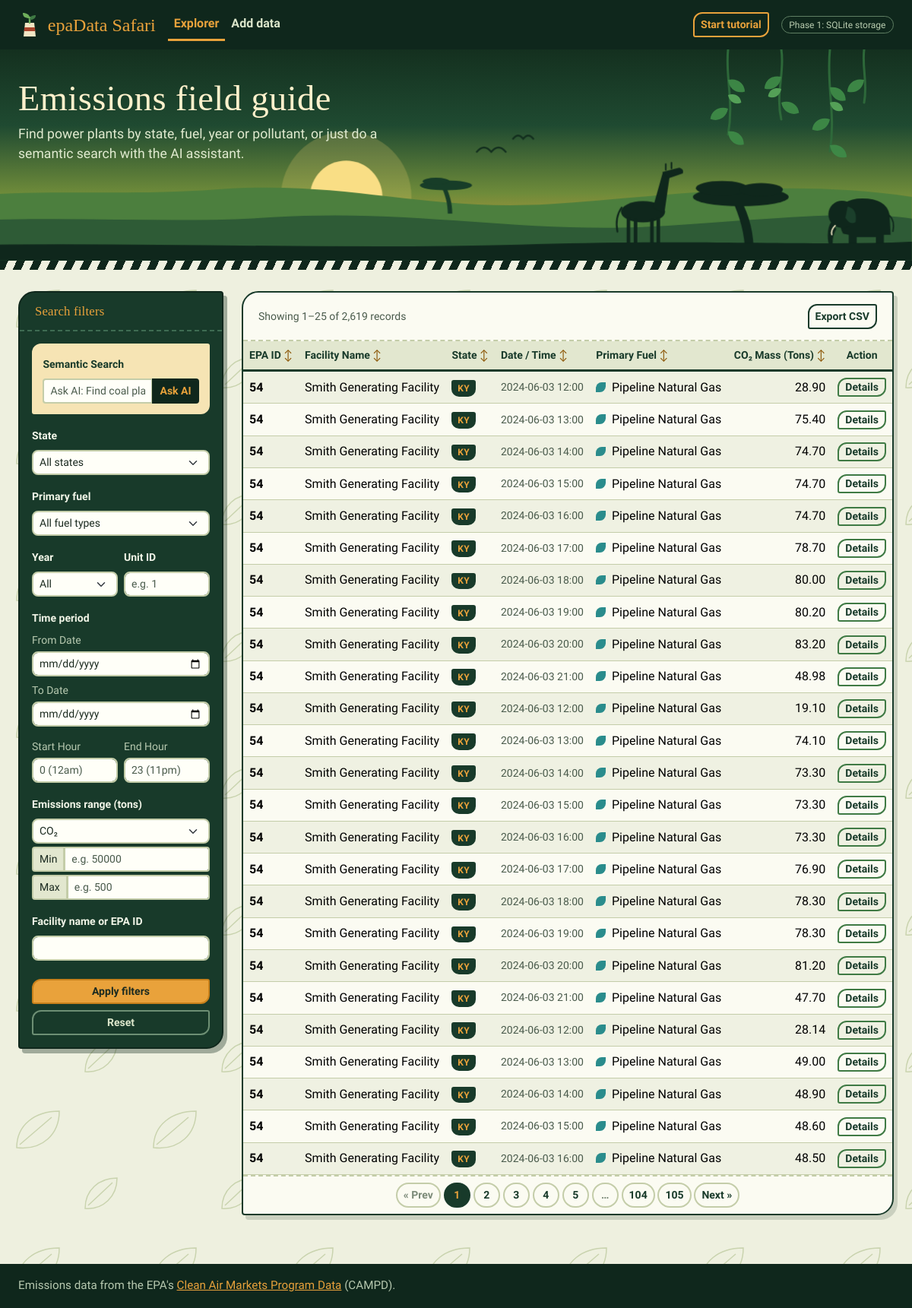
The page / on the database its author committed.
### models.py (models this page shows)
class FacilityRecord(db.Model):
    __tablename__ = 'facility_records'
    id = db.Column(db.Integer, primary_key=True)
    dataset_id = db.Column(db.Integer, db.ForeignKey('uploaded_datasets.id'), nullable=True)
    facility_id = db.Column(db.String(50), nullable=False)
    facility_name = db.Column(db.String(255))
    state = db.Column(db.String(10))
    unit_id = db.Column(db.String(50))
    primary_fuel = db.Column(db.String(100))
    co2_mass = db.Column(db.Float, default=0.0)
    so2_mass = db.Column(db.Float, default=0.0)
    nox_mass = db.Column(db.Float, default=0.0)
    heat_input = db.Column(db.Float, default=0.0)
    record_date = db.Column(db.String(20))
    record_hour = db.Column(db.Integer, nullable=True)

### app.py (the view)
@app.route("/")
def index():
    args = request.args
    query = apply_filters(FacilityRecord.query, args)
    sort = args.get("sort", "")
    sort_dir = "desc" if args.get("dir") == "desc" else "asc"
    if sort in SORT_COLUMNS:
        col = SORT_COLUMNS[sort]
        query = query.order_by(col.desc() if sort_dir == "desc" else col.asc(), FacilityRecord.id)
    else:
        sort = ""
        query = query.order_by(FacilityRecord.id)
    page = args.get("page", 1, type=int)
    pagination = query.paginate(page=page, per_page=PER_PAGE, error_out=False)
    years = sorted(
        {y for (y,) in db.session.query(db.func.substr(FacilityRecord.record_date, 1, 4)).distinct()
         if y and y.isdigit()},
        reverse=True,
    )
    return render_template(
        "search.html",
        facilities=build_facility_rows(pagination.items),
        pagination=pagination,
        sort=sort,
        sort_dir=sort_dir,
        years=years,
        filters=args.to_dict(),
        semantic_prompt=args.get("ai_prompt", ""),
    )

### templates/search.html (shortened to what this page needs)
{% extends "base.html" %}
{% set active = 'home' %}
{% set hero_size = 'tall' %}
{% set hero_title = 'Emissions field guide' %}
{% set hero_sub = 'Find power plants by state, fuel, year or pollutant, or just do a semantic search with the AI assistant.' %}
{% block content %}
{% macro sort_th(label, key, extra_class='') %}
    {% if sort != key %}
        {% set next_url = url_with(sort=key, dir='asc', page=None) %}
        {% set icon = '↕' %}
    {% elif sort_dir == 'asc' %}
        {% set next_url = url_with(sort=key, dir='desc', page=None) %}
        {% set icon = '↑' %}
    {% else %}
        {% set next_url = url_with(sort=None, dir=None, page=None) %}
        {% set icon = '↓' %}
    {% endif %}
    <th scope="col" class="small {{ extra_class }}">
        <a href="{{ next_url }}" class="text-decoration-none text-reset">{{ label }} <span class="sort-icon">{{ icon }}</span></a>
    </th>
{% endmacro %}
<div class="row g-4">
    <div class="col-lg-3">
        <div class="card ranger-panel">
            <div class="card-header">
                <h5 class="card-title mb-0">Search filters</h5>
            </div>
            <div class="card-body">
                <form action="/" method="GET">
                    <div class="mb-3 ask-box"
                        data-bs-toggle="tooltip"
                        title="Type a natural question and let AI extract your query filters."
                        data-intro="AI Search: Type a sentence like 'Find coal plants in Texas over 50k tons' to search using natural language."
                        data-step="1">
                        <label class="form-label small fw-bold">Semantic Search</label>
                        <div class="input-group input-group-sm">
                            <input type="text" name="prompt" class="form-control" placeholder="Ask AI: Find coal plants in KY..." value="{{ semantic_prompt or '' }}">
                            <button type="submit" formaction="/semantic_search" class="btn btn-dark">Ask AI</button>
                        </div>
                    </div>
                    <div class="mb-3">
                        <label for="state" class="form-label small fw-bold">State</label>
                        <select id="state" name="state" class="form-select form-select-sm"
                            data-bs-toggle="tooltip"
                            title="Filter the database to only show power plants in a specific state."
                            data-intro="You can filter the massive EPA dataset by state to find local emissions."
                            data-step="2">
                            <option value="">All states</option>
                        </select>
                    </div>
                    <div class="mb-3">
                        <label for="fuel" class="form-label small fw-bold">Primary fuel</label>
                        <select id="fuel" name="fuel" class="form-select form-select-sm"
                            data-bs-toggle="tooltip"
                            title="Find plants based on what they burn for power."
                            data-intro="You can also narrow down results by the type of fuel the facility uses, like Coal or Natural Gas."
                            data-step="3">
                            <option value="">All fuel types</option>
                        </select>
                    </div>
                    <div class="row g-2 mb-3"
                        data-bs-toggle="tooltip"
                        title="Filter by reporting year, or search for a specific generating unit."
                        data-intro="Reporting Year & Unit: Limit results to one year (e.g. 2024) or search for a specific boiler/turbine unit ID."
                        data-step="4">
                        <div class="col-6">
                            <label for="year" class="form-label small fw-bold">Year</label>
                            <select id="year" name="year" class="form-select form-select-sm">
                                <option value="">All</option>
                            </select>
                        </div>
                        <div class="col-6">
                            <label for="unit_id" class="form-label small fw-bold">Unit ID</label>
                            <input type="text" id="unit_id" name="unit_id" class="form-control form-control-sm mono-num" placeholder="e.g. 1" value="{{ filters.unit_id or '' }}">
                        </div>
                    </div>
                    <div class="mb-3"
                        data-bs-toggle="tooltip"
                        title="Pick a date range and specific hours (0-23) to filter emissions."
                        data-intro="Time Period & Hour: Select a calendar date range and specific operating hours (0:00 to 23:00) to isolate emissions."
                        data-step="5">
                        <label class="form-label small fw-bold">Time period</label>
                        <div class="mb-2">
                            <span class="text-muted small d-block mb-1">From Date</span>
                            <input type="date" id="start_date" name="start_date" class="form-control form-control-sm" value="{{ filters.start_date or '' }}">
                        </div>
                        <div class="mb-2">
                            <span class="text-muted small d-block mb-1">To Date</span>
                            <input type="date" id="end_date" name="end_date" class="form-control form-control-sm" value="{{ filters.end_date or '' }}">
                        </div>
                        <div class="row g-2 mt-1">
                            <div class="col-6">
                                <span class="text-muted small d-block mb-1">Start Hour</span>
                                <input type="number" id="start_hour" name="start_hour" class="form-control form-control-sm mono-num" min="0" max="23" placeholder="0 (12am)" value="{{ filters.start_hour or '' }}">
                            </div>
                            <div class="col-6">
                                <span class="text-muted small d-block mb-1">End Hour</span>
                                <input type="number" id="end_hour" name="end_hour" class="form-control form-control-sm mono-num" min="0" max="23" placeholder="23 (11pm)" value="{{ filters.end_hour or '' }}">
                            </div>
                        </div>
                    </div>
                    <div class="mb-3"
                        data-bs-toggle="tooltip"
                        title="Choose a pollutant (CO2, SO2, or NOx) and set a minimum and/or maximum in tons."
                        data-intro="Emissions Range: Pick CO₂, SO₂, or NOₓ, then set a minimum and/or maximum tonnage (e.g. CO₂ above 500,000 or SO₂ below 500)."
                        data-step="6">
                        <label class="form-label small fw-bold">Emissions range (tons)</label>
                        <select id="pollutant_type" name="pollutant_type" class="form-select form-select-sm">
                            <option value="co2" {{ 'selected' if filters.get('pollutant_type', 'co2') == 'co2' }}>CO₂</option>
                        </select>
                        <div class="input-group input-group-sm mt-1">
                            <span class="input-group-text">Min</span>
                            <input type="number" id="min_emissions" name="min_emissions" class="form-control mono-num" placeholder="e.g. 50000" min="0" value="{{ filters.min_emissions or '' }}">
                        </div>
                        <div class="input-group input-group-sm mt-1">
                            <span class="input-group-text">Max</span>
                            <input type="number" id="max_emissions" name="max_emissions" class="form-control mono-num" placeholder="e.g. 500" min="0" value="{{ filters.max_emissions or '' }}">
                        </div>
                    </div>
                    <div class="mb-4">
                        <label for="facility_query" class="form-label small fw-bold">Facility name or EPA ID</label>
                        <input type="text" id="facility_query" name="facility_query" class="form-control form-control-sm" value="{{ filters.facility_query or '' }}"
                            data-bs-toggle="tooltip"
                            title="Directly search for a specific plant by its ORISPL code or name."
                            data-intro="Direct Search: If you know exactly which facility you want, type its name or EPA ID code here."
                            data-step="7">
                    </div>
                    <div class="d-grid gap-2">
                        <button type="submit" class="btn btn-success btn-sm fw-bold"
                            data-bs-toggle="tooltip"
                            title="Run the SQLite database query with your selected filters."
                            data-intro="Execute Query: Click here to run your query and refresh the results table."
                            data-step="8">
                            Apply filters
                        </button>
                        <a href="/" class="btn btn-outline-secondary btn-sm">Reset</a>
                    </div>
                </form>
            </div>
        </div>
    </div>
    <div class="col-lg-9">
        <div class="card">
            <div class="card-header d-flex justify-content-between align-items-center">
                <span class="text-muted small">
                    {% if pagination.total %}
                        Showing {{ pagination.first }}–{{ pagination.last }} of {{ "{:,}".format(pagination.total) }} records
                    {% else %}
                        0 records
                    {% endif %}
                </span>
                <a href="{{ url_for('export', **request.args.to_dict()) }}" class="btn btn-outline-dark btn-sm fw-bold"
                   data-bs-toggle="tooltip" title="Download all records matching the current filters as a CSV file."
                   data-intro="Export CSV: After filtering, click here to download a spreadsheet of every record that matches (not just the current page)."
                   data-step="9"
                   data-position="left">
                   Export CSV
                </a>
            </div>
            <div class="table-responsive"
                 data-bs-toggle="tooltip" title="This grid displays the matching database records."
                 data-intro="The Data Grid: Your queried EPA records appear here. Click any column header to sort." data-step="10">
                <table class="table table-hover table-striped mb-0 align-middle">
                    <thead class="table-light user-select-none">
                        <tr>
                            {{ sort_th('EPA ID', 'id') }}
                            {{ sort_th('Facility Name', 'name') }}
                            {{ sort_th('State', 'state') }}
                            {{ sort_th('Date / Time', 'date') }}
                            {{ sort_th('Primary Fuel', 'fuel') }}
                            {{ sort_th('CO₂ Mass (Tons)', 'co2', 'text-end') }}
                            <th scope="col" class="small text-center">Action</th>
                        </tr>
                    </thead>
                    <tbody>
                        {% if facilities %}
                            {% for fac in facilities %}
                            <tr>
                                <td class="mono-num fw-bold">{{ fac.id }}</td>
                                <td>{{ fac.name }}</td>
                                <td><span class="badge bg-secondary">{{ fac.state }}</span></td>
                                <td class="mono-num small text-muted">{{ fac.date_time }}</td>
                                {% set fl = (fac.fuel or '')|lower %}
                                <td><span class="fuel-dot fuel-{{ 'coal' if 'coal' in fl else ('gas' if 'gas' in fl else ('oil' if ('oil' in fl or 'diesel' in fl) else 'other')) }}" aria-hidden="true"></span>{{ fac.fuel }}</td>
                                <td class="text-end mono-num">{{ fac.co2 }}</td>
                                <td class="text-center">
                                    <a href="/facility/{{ fac.id }}" class="btn btn-outline-primary btn-sm py-0"
                                       data-bs-toggle="tooltip" title="View in-depth metrics and unit configurations for this specific power plant."
                                       data-intro="Inspection: Click 'Details' on any row to drill down into that specific power plant's individual smokestacks and emissions." data-step="11">
                                       Details
                                    </a>
                                </td>
                            </tr>
                            {% endfor %}
                        {% endif %}
                    </tbody>
                </table>
            </div>
            {% if pagination.pages > 1 %}
            <div class="card-footer">
                <nav aria-label="Results pages">
                    <ul class="pagination pagination-sm justify-content-center mb-0 flex-wrap">
                        <li class="page-item {{ 'disabled' if not pagination.has_prev }}">
                            <a class="page-link" href="{{ url_with(page=pagination.prev_num) if pagination.has_prev else '#' }}">&laquo; Prev</a>
                        </li>
                        {% for p in pagination.iter_pages() %}
                            {% if p %}
                            <li class="page-item {{ 'active' if p == pagination.page }}">
                                <a class="page-link" href="{{ url_with(page=p) }}">{{ p }}</a>
                            </li>
                            {% else %}
                            <li class="page-item disabled"><span class="page-link">…</span></li>
                            {% endif %}
                        {% endfor %}
                        <li class="page-item {{ 'disabled' if not pagination.has_next }}">
                            <a class="page-link" href="{{ url_with(page=pagination.next_num) if pagination.has_next else '#' }}">Next &raquo;</a>
                        </li>
                    </ul>
                </nav>
            </div>
            {% endif %}
        </div>
    </div>
</div>
{% endblock %}

### rows shown on the page
FacilityRecord: id "54", name "Smith Generating Facility", state "KY", date_time "2024-06-03 12:00", fuel "Pipeline Natural Gas", co2 "28.90"
FacilityRecord: id "54", name "Smith Generating Facility", state "KY", date_time "2024-06-03 13:00", fuel "Pipeline Natural Gas", co2 "75.40"
FacilityRecord: id "54", name "Smith Generating Facility", state "KY", date_time "2024-06-03 14:00", fuel "Pipeline Natural Gas", co2 "74.70"
FacilityRecord: id "54", name "Smith Generating Facility", state "KY", date_time "2024-06-03 15:00", fuel "Pipeline Natural Gas", co2 "74.70"
FacilityRecord: id "54", name "Smith Generating Facility", state "KY", date_time "2024-06-03 16:00", fuel "Pipeline Natural Gas", co2 "74.70"
FacilityRecord: id "54", name "Smith Generating Facility", state "KY", date_time "2024-06-03 17:00", fuel "Pipeline Natural Gas", co2 "78.70"
FacilityRecord: id "54", name "Smith Generating Facility", state "KY", date_time "2024-06-03 18:00", fuel "Pipeline Natural Gas", co2 "80.00"
FacilityRecord: id "54", name "Smith Generating Facility", state "KY", date_time "2024-06-03 19:00", fuel "Pipeline Natural Gas", co2 "80.20"
FacilityRecord: id "54", name "Smith Generating Facility", state "KY", date_time "2024-06-03 20:00", fuel "Pipeline Natural Gas", co2 "83.20"
FacilityRecord: id "54", name "Smith Generating Facility", state "KY", date_time "2024-06-03 21:00", fuel "Pipeline Natural Gas", co2 "48.98"
FacilityRecord: id "54", name "Smith Generating Facility", state "KY", date_time "2024-06-03 12:00", fuel "Pipeline Natural Gas", co2 "19.10"
FacilityRecord: id "54", name "Smith Generating Facility", state "KY", date_time "2024-06-03 13:00", fuel "Pipeline Natural Gas", co2 "74.10"
FacilityRecord: id "54", name "Smith Generating Facility", state "KY", date_time "2024-06-03 14:00", fuel "Pipeline Natural Gas", co2 "73.30"
FacilityRecord: id "54", name "Smith Generating Facility", state "KY", date_time "2024-06-03 15:00", fuel "Pipeline Natural Gas", co2 "73.30"
FacilityRecord: id "54", name "Smith Generating Facility", state "KY", date_time "2024-06-03 16:00", fuel "Pipeline Natural Gas", co2 "73.30"
FacilityRecord: id "54", name "Smith Generating Facility", state "KY", date_time "2024-06-03 17:00", fuel "Pipeline Natural Gas", co2 "76.90"
FacilityRecord: id "54", name "Smith Generating Facility", state "KY", date_time "2024-06-03 18:00", fuel "Pipeline Natural Gas", co2 "78.30"
FacilityRecord: id "54", name "Smith Generating Facility", state "KY", date_time "2024-06-03 19:00", fuel "Pipeline Natural Gas", co2 "78.30"
FacilityRecord: id "54", name "Smith Generating Facility", state "KY", date_time "2024-06-03 20:00", fuel "Pipeline Natural Gas", co2 "81.20"
FacilityRecord: id "54", name "Smith Generating Facility", state "KY", date_time "2024-06-03 21:00", fuel "Pipeline Natural Gas", co2 "47.70"
FacilityRecord: id "54", name "Smith Generating Facility", state "KY", date_time "2024-06-03 12:00", fuel "Pipeline Natural Gas", co2 "28.14"
FacilityRecord: id "54", name "Smith Generating Facility", state "KY", date_time "2024-06-03 13:00", fuel "Pipeline Natural Gas", co2 "49.00"
FacilityRecord: id "54", name "Smith Generating Facility", state "KY", date_time "2024-06-03 14:00", fuel "Pipeline Natural Gas", co2 "48.90"
FacilityRecord: id "54", name "Smith Generating Facility", state "KY", date_time "2024-06-03 15:00", fuel "Pipeline Natural Gas", co2 "48.60"
FacilityRecord: id "54", name "Smith Generating Facility", state "KY", date_time "2024-06-03 16:00", fuel "Pipeline Natural Gas", co2 "48.50"

### other values the page prints
{{ hero_title|default('epaData') }} "Emissions field guide"
{{ hero_sub }} "Find power plants by state, fuel, year or pollutant, or just do a semantic search with the AI assistant."
{{ pagination.first }} "1"
{{ pagination.last }} "25"
{{ "{:,}".format(pagination.total) }} "2,619"
{{ label }} "EPA ID Facility Name State Date / Time Primary Fuel CO₂ Mass (Tons)"
{{ icon }} "↕ ↕ ↕ ↕ ↕ ↕"
{{ p }} "1" "2" "3" "4" "5" "104" "105"
